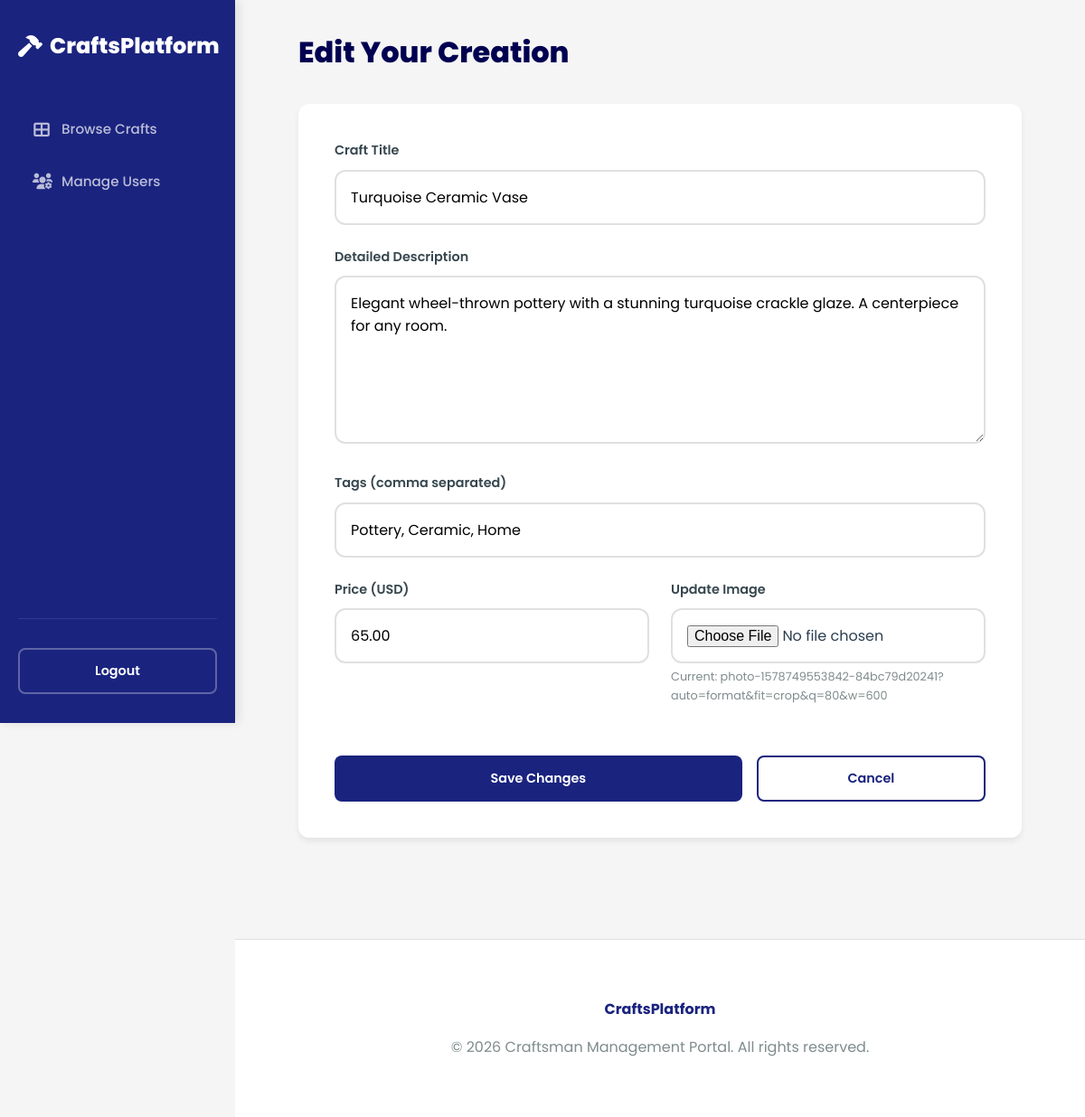
Screenshot of /edit_craft.php?id=3 (signed in) with the database file from the repository.
### tables this page shows
CREATE TABLE IF NOT EXISTS crafts (
    id INT AUTO_INCREMENT PRIMARY KEY,
    user_id INT NOT NULL,
    title VARCHAR(255) NOT NULL,
    description TEXT NOT NULL,
    price DECIMAL(10, 2) NOT NULL,
    tags VARCHAR(255),
    image_url VARCHAR(255),
    created_at TIMESTAMP DEFAULT CURRENT_TIMESTAMP,
    FOREIGN KEY (user_id) REFERENCES users(id) ON DELETE CASCADE
);

### edit_craft.php (the view, shortened to what this page needs)
<?php
require_once 'includes/db.php';
$id = $_GET['id'] ?? null;
if ($_SESSION['role'] === 'admin') {
    $stmt = $pdo->prepare("SELECT * FROM crafts WHERE id = ?");
    $stmt->execute([$id]);
} else {
    $stmt = $pdo->prepare("SELECT * FROM crafts WHERE id = ? AND user_id = ?");
    $stmt->execute([$id, $_SESSION['user_id']]);
}
$craft = $stmt->fetch();
?>
<!DOCTYPE html>
<html lang="en">
<head>
    <link rel="stylesheet" href="css/style.css">
    <link rel="stylesheet" href="https://cdnjs.cloudflare.com/ajax/libs/font-awesome/6.0.0/css/all.min.css">
</head>
<body style="background: var(--bg-color);">
    <div class="main-wrapper">
        <aside class="sidebar">
            <a href="index.php" class="logo">
                <i class="fas fa-hammer"></i>
                <span>CraftsPlatform</span>
            </a>
            <ul class="sidebar-nav">
                <?php if ($_SESSION['role'] == 'admin'): ?>
                    <li><a href="index.php"><i class="fas fa-th-large"></i> <span>Browse Crafts</span></a></li>
                    <li><a href="admin_dashboard.php"><i class="fas fa-users-cog"></i> <span>Manage Users</span></a></li>
                <?php endif; ?>
            </ul>
            <div class="sidebar-footer">
                <a href="logout.php" class="btn btn-outline" style="width: 100%; border-color: rgba(255,255,255,0.3); color: #fff;">Logout</a>
            </div>
        </aside>
        <main class="content-area">
            <div class="container" style="max-width: 800px;">
                <h2 class="section-title">Edit Your Creation</h2>
                <div class="table-container" style="padding: 2.5rem;">
                    <form action="edit_craft.php?id=<?php echo $id; ?>" method="POST" enctype="multipart/form-data" id="craftForm">
                        <div class="form-group">
                            <label for="title">Craft Title</label>
                            <input type="text" name="title" id="title" value="<?php echo htmlspecialchars($craft['title']); ?>" required>
                        </div>
                        <div class="form-group">
                            <label for="description">Detailed Description</label>
                            <textarea name="description" id="description" rows="6" required><?php echo htmlspecialchars($craft['description']); ?></textarea>
                        </div>
                        <div class="form-group">
                            <label for="tags">Tags (comma separated)</label>
                            <input type="text" name="tags" id="tags" value="<?php echo htmlspecialchars($craft['tags'] ?? ''); ?>" placeholder="e.g. Pottery, Handmade, Clay">
                        </div>
                        <div style="display: grid; grid-template-columns: 1fr 1fr; gap: 1.5rem;">
                            <div class="form-group">
                                <label for="price">Price (USD)</label>
                                <input type="number" step="0.01" name="price" id="price" value="<?php echo htmlspecialchars($craft['price']); ?>" required>
                            </div>
                            <div class="form-group">
                                <label for="image">Update Image</label>
                                <input type="file" name="image" id="image">
                                <?php if ($craft['image_url']): ?>
                                    <p style="margin-top: 5px; font-size: 0.8rem; color: var(--text-muted);">Current: <?php echo basename($craft['image_url']); ?></p>
                                <?php endif; ?>
                            </div>
                        </div>
                        <div style="margin-top: 2rem; display: flex; gap: 1rem;">
                            <button type="submit" class="btn" style="flex: 2;">Save Changes</button>
                            <a href="craftsman_dashboard.php" class="btn btn-outline" style="flex: 1;">Cancel</a>
                        </div>
                    </form>
                </div>
            </div>
        </main>
    </div>
    <footer style="margin-left: var(--sidebar-width);">
        <div class="container">
            <p style="font-weight: 700; color: var(--primary-color); margin-bottom: 1rem;">CraftsPlatform</p>
            <p>&copy; <?php echo date("Y"); ?> Craftsman Management Portal. All rights reserved.</p>
        </div>
    </footer>
</body>
</html>

### css/style.css (style rules this page uses)
:root { --primary-color: #1a237e; --primary-light: #534bae; --primary-dark: #000051; --accent-color: #ffd700; --secondary-color: #37474f; --bg-color: #f5f5f5; --card-bg: #ffffff; --text-color: #2c3e50; --text-muted: #7f8c8d; --error-color: #c62828; --success-color: #2e7d32; --border-color: #e0e0e0; --header-height: 70px; --sidebar-width: 260px; --shadow-sm: 0 2px 4px rgba(0,0,0,0.05); --shadow-md: 0 4px 6px rgba(0,0,0,0.07); --shadow-lg: 0 10px 15px rgba(0,0,0,0.1); --radius: 12px; }
* { margin: 0; padding: 0; box-sizing: border-box; }
body { background-color: var(--bg-color); color: var(--text-color); font-family: 'Poppins', sans-serif; line-height: 1.6; -webkit-font-smoothing: antialiased; }
.main-wrapper { display: flex; min-height: 100vh; }
.content-area { flex: 1; padding: 2rem; transition: all 0.3s; min-width: 0; }
.container { max-width: 1200px; margin: 0 auto; }
.sidebar { width: var(--sidebar-width); background: var(--primary-color); color: #ffffff; padding: 2rem 1.25rem; display: flex; flex-direction: column; position: sticky; top: 0; height: 100vh; overflow-y: auto; z-index: 1000; box-shadow: 4px 0 10px rgba(0,0,0,0.1); flex-shrink: 0; }
.sidebar .logo { font-size: 1.5rem; font-weight: 800; color: #ffffff; margin-bottom: 3rem; text-decoration: none; display: flex; align-items: center; gap: 0.5rem; }
.sidebar-nav { list-style: none; flex-grow: 1; }
.sidebar-nav li { margin-bottom: 0.5rem; }
.sidebar-nav a { color: rgba(255,255,255,0.7); text-decoration: none; padding: 0.8rem 1rem; border-radius: 8px; display: flex; align-items: center; font-weight: 500; transition: all 0.2s; font-size: 0.95rem; }
.sidebar-nav a i { width: 20px; margin-right: 12px; text-align: center; font-size: 1.1rem; }
.sidebar-footer { margin-top: auto; padding-top: 2rem; border-top: 1px solid rgba(255,255,255,0.1); }
.btn { display: inline-flex; align-items: center; justify-content: center; background: var(--primary-color); color: #ffffff; padding: 0.75rem 1.5rem; border: none; border-radius: 8px; cursor: pointer; font-weight: 600; text-decoration: none; transition: all 0.3s cubic-bezier(0.4, 0, 0.2, 1); font-size: 0.9rem; font-family: inherit; }
.btn-outline { background: transparent; border: 2px solid var(--primary-color); color: var(--primary-color); }
.section-title { font-size: 2rem; font-weight: 800; margin-bottom: 2rem; color: var(--primary-dark); }
.table-container { background: #ffffff; border-radius: var(--radius); box-shadow: var(--shadow-md); overflow: hidden; margin-top: 2rem; }
.form-group { margin-bottom: 1.5rem; }
.form-group label { display: block; font-weight: 600; font-size: 0.9rem; margin-bottom: 0.6rem; color: var(--secondary-color); }
.form-group input, .form-group select, .form-group textarea { width: 100%; padding: 1rem; border: 2px solid var(--border-color); border-radius: 12px; font-size: 1rem; font-family: inherit; transition: all 0.3s; }
footer { background: #ffffff; padding: 4rem 0; border-top: 1px solid var(--border-color); text-align: center; margin-top: 5rem; color: var(--text-muted); }

### rows the page displays
crafts: title "Turquoise Ceramic Vase", description "Elegant wheel-thrown pottery with a stunning turquoise crackle glaze. A centerpiece for any room.", tags "Pottery, Ceramic, Home", price "65.00", image_url "photo-1578749553842-84bc79d20241?auto=format&fit=crop&q=80&w=600"
